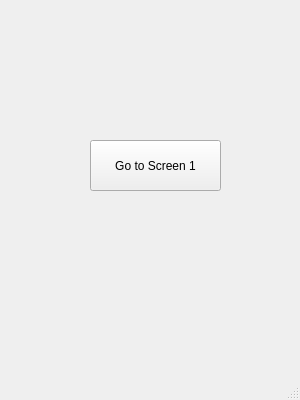
<?xml version="1.0" encoding="UTF-8"?>
<ui version="4.0">
 <class>Screen2</class>
 <widget class="QMainWindow" name="Screen2">
  <property name="geometry">
   <rect>
    <x>0</x>
    <y>0</y>
    <width>300</width>
    <height>400</height>
   </rect>
  </property>
  <property name="minimumSize">
   <size>
    <width>300</width>
    <height>400</height>
   </size>
  </property>
  <property name="maximumSize">
   <size>
    <width>300</width>
    <height>400</height>
   </size>
  </property>
  <property name="windowTitle">
   <string>MainWindow</string>
  </property>
  <widget class="QWidget" name="centralwidget">
   <widget class="QPushButton" name="pushButton">
    <property name="geometry">
     <rect>
      <x>90</x>
      <y>140</y>
      <width>131</width>
      <height>51</height>
     </rect>
    </property>
    <property name="text">
     <string>Go to Screen 1</string>
    </property>
   </widget>
  </widget>
  <widget class="QMenuBar" name="menubar">
   <property name="geometry">
    <rect>
     <x>0</x>
     <y>0</y>
     <width>300</width>
     <height>26</height>
    </rect>
   </property>
  </widget>
  <widget class="QStatusBar" name="statusbar"/>
 </widget>
 <resources/>
 <connections/>
</ui>
